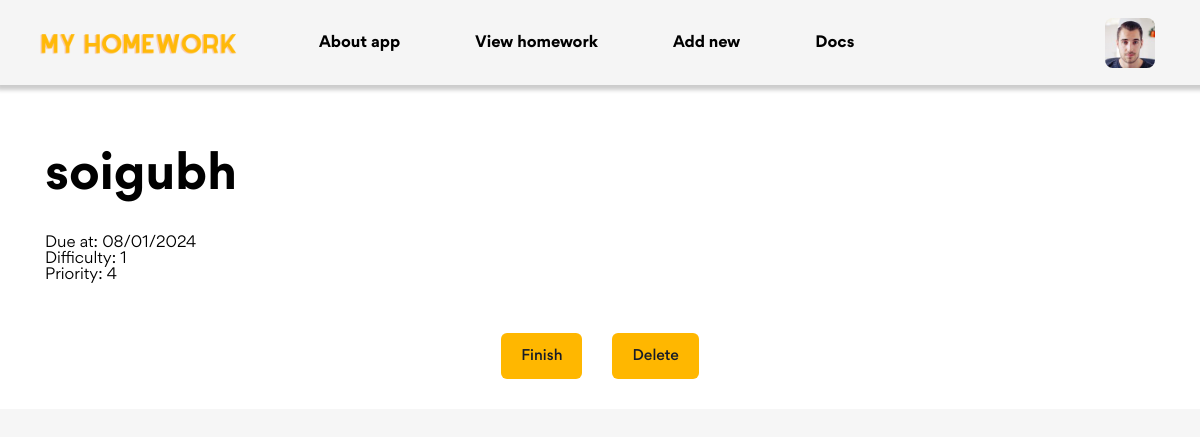
Page /view/homework-details.html/39/ (signed in) on the committed database.
### app/models.py (models this page shows, shortened)
class Homework(models.Model):
    user = models.ForeignKey(User, null=User, on_delete=models.CASCADE)
    name = models.CharField(max_length=200) #宿題名
    note = models.TextField(blank=True, default='') #メモ
    due_date = models.DateField() #期限
    difficulty = models.IntegerField(choices=[(1, '1'), (2, '2'), (3, '3'), (4, '4'), (5, '5')]) #難易度
    priority = models.IntegerField(default=0, editable=False) #自動的に計算する優先度
    finished = models.BooleanField(default=False) #完了した宿題かどうか

### app/views.py (the view)
# urls.py: path('view/homework-details.html/<int:id>/', views.homework_details, name='homework_details'),
@login_required
def homework_details(request, id):
    homework = get_object_or_404(Homework, id=id, user=request.user)
    context = {'homework':homework}
    return render(request, 'view/homework-details.html', context)

### templates/view/homework-details.html (shortened to what this page needs)
<!DOCTYPE html>
<html lang="en">
    <head>
        {% load static %}
        <link
            rel="stylesheet"
            href="{% static 'assets/fonts/stylesheet.css' %}"
        />
        <link rel="stylesheet" href="{% static 'assets/css/main.css' %}" />
    </head>
    <body>
        <header id="header" class="header">
          {% if user.is_authenticated %}
            {% include '../templates/header-logined.html' %}
          {% else %}
            {% include '../templates/header.html' %}
          {% endif %}
        </header>
        <div class="main-first" id="about-app">
            <div class="container">
                <div class="row">
                    <div class="col-12">
                        <h1 class="page__title">{{ homework.name }}</h1>
                    </div>
                </div>
                <div class="row">
                    <div class="col-12 detail">
                        <p>Due at: {{ homework.due_date|date:"m/d/Y" }}</p>
                        <div class="homework__info">
                            <p>Difficulty: {{ homework.difficulty }}</p>
                            <p>Priority: {{ homework.priority }}</p>
                        </div>
                    </div>
                </div>
                <div class="row detail__options">
                    <form action="{% url 'finished_homework' %}" method="POST">
                        <button class="btn btn--primary">Finish</button>
                    </form>
                    <form action="{% url 'delete_homework' %}" method="POST">
                        <button class="btn btn--primary">Delete</button>
                    </form>
                </div>
            </div>
        </div>
    </body>
</html>

### static/assets/css/main.css (style rules this page uses)
html, body, div, span, applet, object, iframe, h1, h2, h3, h4, h5, h6, p, blockquote, pre, a, abbr, acronym, address, big, cite, code, del, dfn, em, img, ins, kbd, q, s, samp, small, strike, strong, sub, sup, tt, var, b, u, i, center, dl, dt, dd, ol, ul, li, fieldset, form, label, legend, table, caption, tbody, tfoot, thead, tr, th, td, article, aside, canvas, details, embed, figure, figcaption, footer, header, hgroup, menu, nav, output, ruby, section, summary, time, mark, audio, video { margin: 0; padding: 0; border: 0; font-size: 100%; font: inherit; vertical-align: baseline; }
article, aside, details, figcaption, figure, footer, header, hgroup, menu, nav, section { display: block; }
body { line-height: 1; }
* { -webkit-tap-highlight-color: transparent; }
html { font-size: 62.5%; scroll-behavior: smooth; }
body { font-size: 1.6rem; font-family: "Gordita", sans-serif; color: var(--text-color); background: var(--body-bg); }
button { border: none; outline: none; background: transparent; padding: 0; cursor: pointer; }
a, img, button, input, label, textarea, select { padding: 0; font-family: inherit; color: inherit; outline: none; border: none; }
.row > *, .container-fluid, .container { padding-left: calc(var(--grid-gutter-x) * 0.5); padding-right: calc(var(--grid-gutter-x) * 0.5); }
.container-fluid, .container { --grid-gutter-x: 30px; --grid-gutter-y: 0; width: 1370px; margin-left: auto; margin-right: auto; }
.container { width: 1370px; }
.row { display: flex; flex-wrap: wrap; margin-top: calc(var(--grid-gutter-y) * -1); margin-left: calc(var(--grid-gutter-x) * 0.5 * -1); margin-right: calc(var(--grid-gutter-x) * 0.5 * -1); }
.row > * { margin-top: var(--grid-gutter-y); }
.col-12 { flex: 0 0 auto; width: 100%; }
@media (max-width: 1399.98px) { .container { max-width: 1140px; } }
.main-first { width: 100%; background-color: rgb(255, 255, 255); padding: 30px 0; }
#about-app { scroll-margin-top: 100px; }
.header { position: sticky; top: -8px; z-index: 2; background-color: rgba(245, 245, 245, 0.95); box-shadow: 0.5px 0.5px 4px 4px #ccc; }
.page__title { font-size: 50px; line-height: 80px; font-weight: 600; margin-top: 20px; margin-bottom: 20px; }
.detail__options { display: flex; align-items: center; justify-content: center; margin-top: 50px; }
.btn { display: flex; align-items: center; justify-content: center; gap: 10px; height: 46px; padding: 0 20px; border-radius: 6px; background: #f8f8fb; font-size: 1.5rem; font-weight: 500; white-space: nowrap; user-select: none; }
.btn--primary { color: #171c28; background: #ffb700; }
html { background-color: #f6f6f6; }
html { --text-color: black; --body-bg: white; --text-theme-color: #ffb909; --theme-color: #fedb5d; }

### rows in the picture
Homework: name "soigubh", due_date "08/01/2024", difficulty "1", priority "4"
